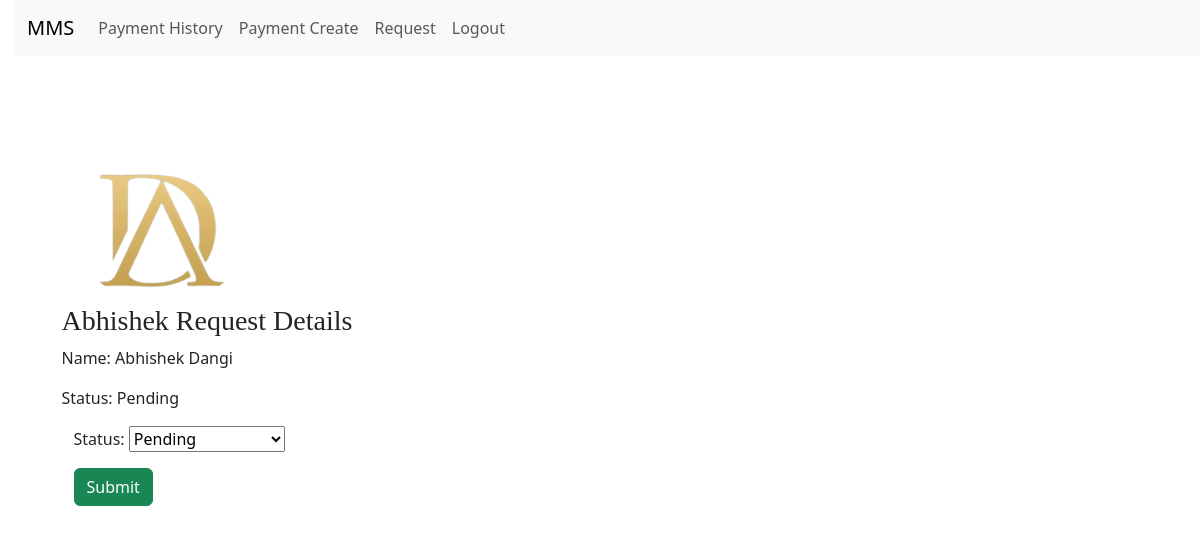
Page /main/change_status/23/ (signed in) on the committed database.
### app/models.py (models this page shows, shortened)
class CustomerApplyRequest(models.Model):
    STATUS_CHOICES = [
        ("pending", "Pending"),
        ("pending approval", "Pending Approval"),
        ("approved", "Approved"),
        ("rejected", "Rejected"),
    ]
    member = models.ForeignKey(Customer, on_delete=models.CASCADE)
    status = models.CharField(max_length=20, choices=STATUS_CHOICES, default="pending")
    images = models.ImageField(upload_to="Customer_form/%Y/%m/%d", blank=True)
    update_at = models.DateTimeField(auto_now=True)

class Customer(models.Model):
    member = models.ForeignKey(User, on_delete=models.CASCADE)
    images = models.ImageField(upload_to="Customer/%Y/%m/%d", blank=False)
    street_address = models.CharField(max_length=255, blank=True, null=True)
    street_address2 = models.CharField(max_length=255, blank=True, null=True)
    city = models.CharField(max_length=100, blank=True, null=True)
    state_province = models.CharField(max_length=100, blank=True, null=True)
    date_of_signature = models.DateTimeField(default=timezone.now)
    contact = models.CharField(max_length=10)
    emergency_contact = models.CharField(max_length=10, blank=True, null=True)
    emergency_contact2 = models.CharField(max_length=10, blank=True, null=True)
    rollnumber = models.CharField(max_length=20, unique=True, editable=False)
    customercode = models.IntegerField(null=True)

### admin_app/views.py (the view, shortened to what this page needs)
class ChangeStatusView(View):
    template_name = "main/All request/status.html"
    form_class = RequestRegistrationForm
    def get(self, request, request_id):
        customer_request = get_object_or_404(CustomerApplyRequest, id=request_id)
        form = self.form_class(instance=customer_request)
        return render(
            request,
            self.template_name,
            {"form": form, "customer_request": customer_request},
        )

### admin_app/forms.py
class RequestRegistrationForm(forms.ModelForm):
    class Meta:
        model = CustomerApplyRequest
        fields = ['status']

### template/main/All request/status.html (shortened to what this page needs)
{% extends 'main/base.html' %}
{% load static %}
{% block content %}
{% if user.is_superuser %}
<div class="container mt-5 text-capitalize">
    <div class="col-md-6">
        <img src="{{customer_request.member.images.url}}" class="rounded-circle img-fluid"
            style="width: 200px; height: 200px; object-fit: cover;" />
    </div>
    <div class="col-md-6">
        <h3>{{ customer_request.member.member.first_name }} Request Details</h3>
        <p>Name: {{ customer_request.member.member.first_name }} {{ customer_request.member.member.last_name }}</p>
        <p>Status: {{ customer_request.status }}</p>
    </div>
    <form method="post" class="container mt-3">
        {{ form.as_p }}
        <input type="submit" value="Submit" class="btn btn-success">
    </form>
</div>
{% else %}
{% include 'main/login.html' %}
{% endif %}
{% endblock content %}

### static/css/blog.css (style rules this page uses)
body { padding-left: 15px; }
h1, h2, h3, h4 { font-family: "Lobster", cursive; }

### rows in the picture
CustomerApplyRequest: member.images (picture), member.member.first_name "Abhishek", member.member.last_name "Dangi", status "Pending"
